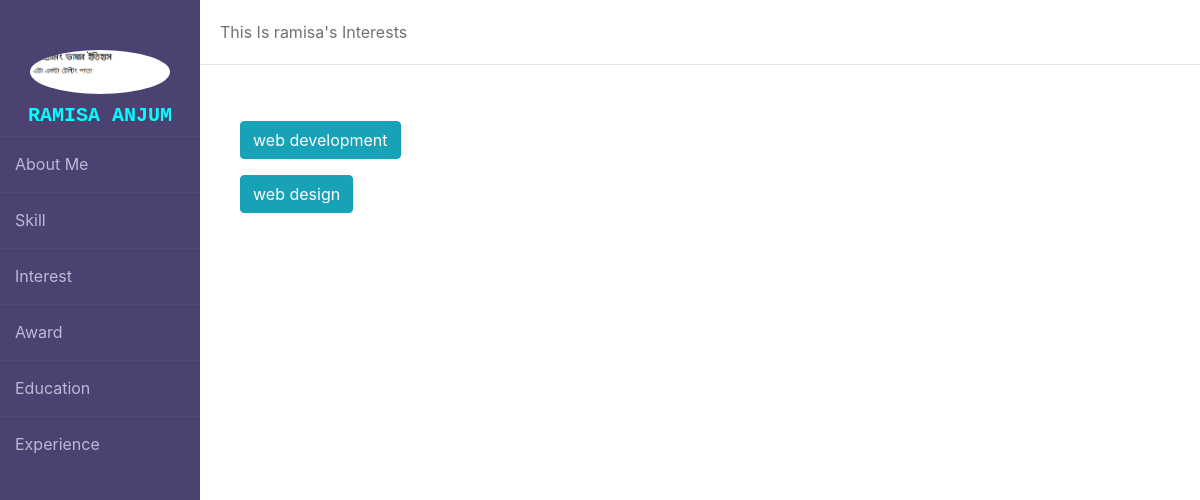
Page /portfolio/ramisa/interest on the committed database.
### portfolioapp/models.py (models this page shows, shortened)
class Profile(models.Model):
    user = models.OneToOneField(User, on_delete=models.CASCADE)
    name = models.CharField(max_length = 250)
    photo = models.ImageField()
    address = models.CharField(max_length = 250, blank = True, null = True)
    fb_id = models.CharField(max_length = 250, blank=True, null=True)
    linkedin_id = models.CharField(max_length = 250, blank=True, null=True)

class Interest(models.Model):
    user = models.ForeignKey(User, on_delete=models.CASCADE)
    name = models.CharField(max_length = 250)

### portfolioapp/views.py (the view)
# urls.py: path('<name>/interest', interest, name='interest'),
def interest(request, name):
    profile = Profile.objects.get(user__username = name)
    interest = Interest.objects.filter(user__username = name)
    context = {'interest':interest, 'name':name, 'title':'interests', 'profile':profile}
    return render(request, 'interest.html', context)

### templates/interest.html (shortened to what this page needs)
{% extends 'base.html' %}
{% block profile %}
<img src="{{profile.photo.url}}">
    <h4>{{ profile.name }}</h4>
{% endblock %}
{% block name %}
    {{ name }}<span>'s</span> Interests
{% endblock %}
{% block content %}
    {% for i in interest %}
        <button type="button" class="btn btn-info mt-3">{{ i.name }}</button></br>
        {% endfor %}
{% endblock %}

### static/css/style.css (style rules this page uses)
* { margin: 0; padding: 0; text-decoration: none; list-style: none; }
body { background:#f3f5f9; }
.sidebar img { width: 70%; height: 100%; border-radius: 100%; margin-bottom: 10px; margin-top: 20px; }
.sidebar h4 { font-size: 20px; font-weight: 900; font-family: 'Courier New', Courier, monospace; color: aqua; text-transform: uppercase; }

### rows in the picture
Profile: photo (picture), name "RAMISA ANJUM"
Interest: name "web development"
Interest: name "web design"

### other values in the picture
{{ name }} "ramisa"
